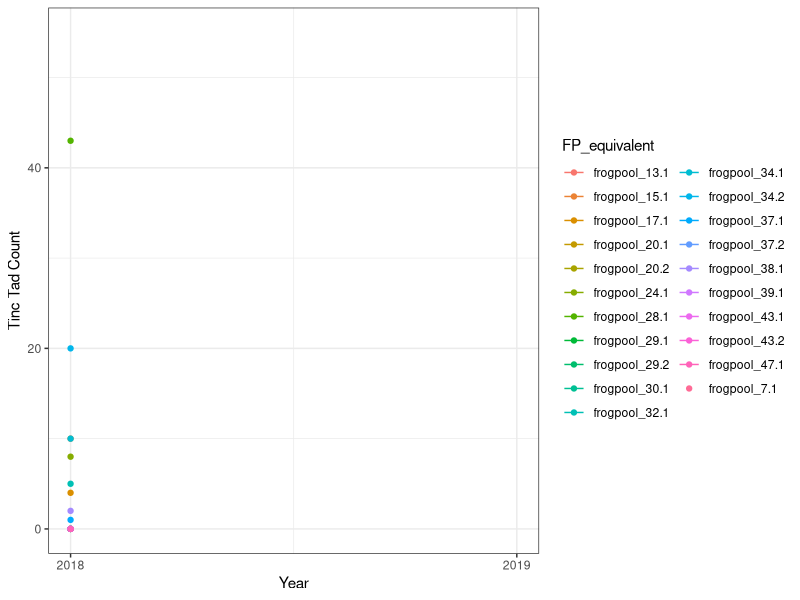
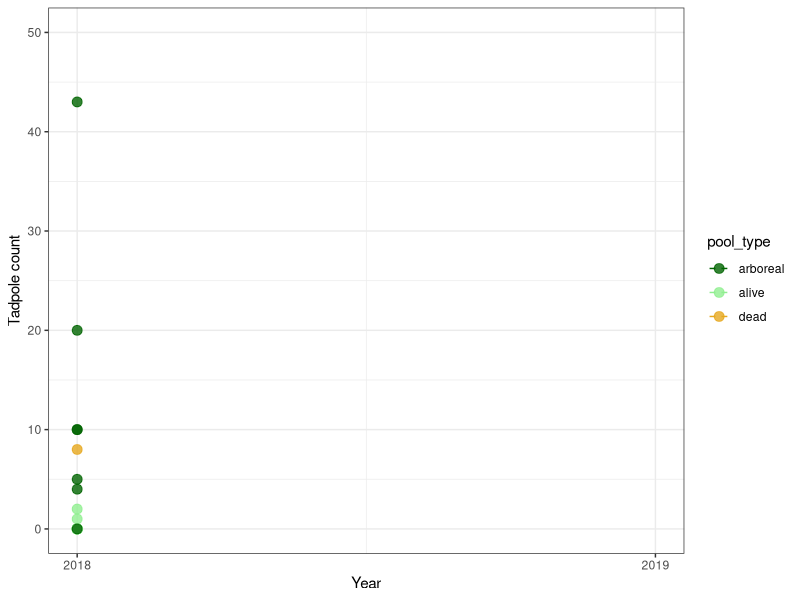
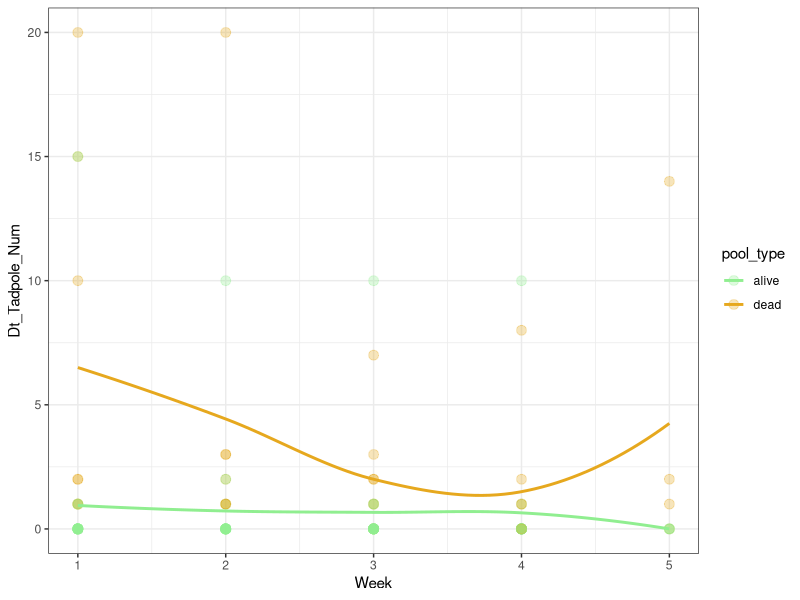
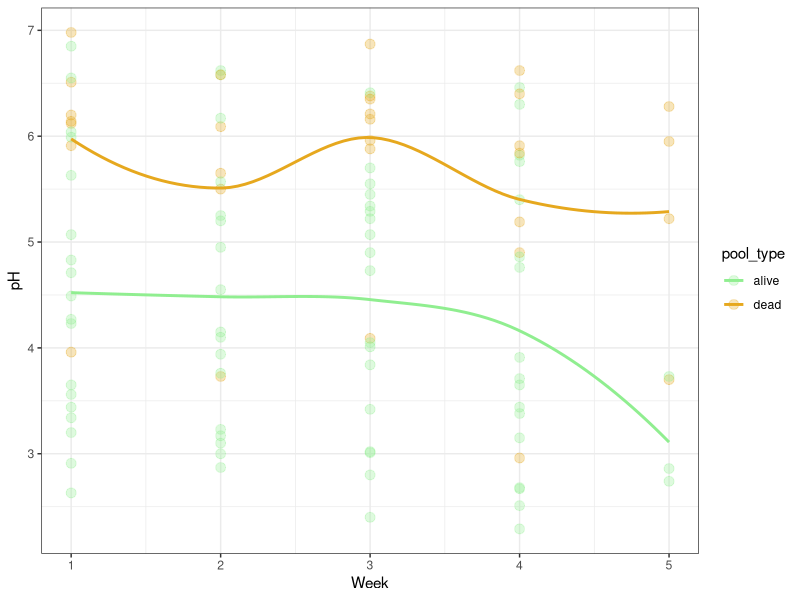
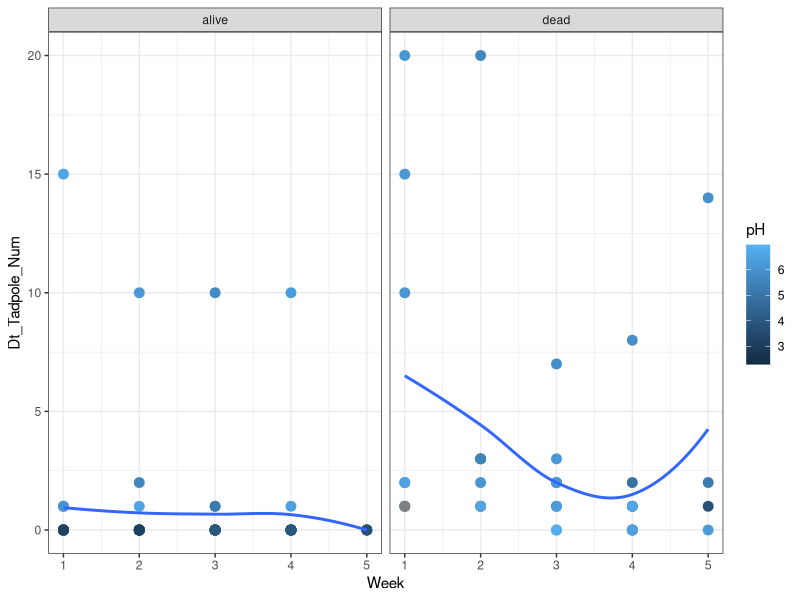
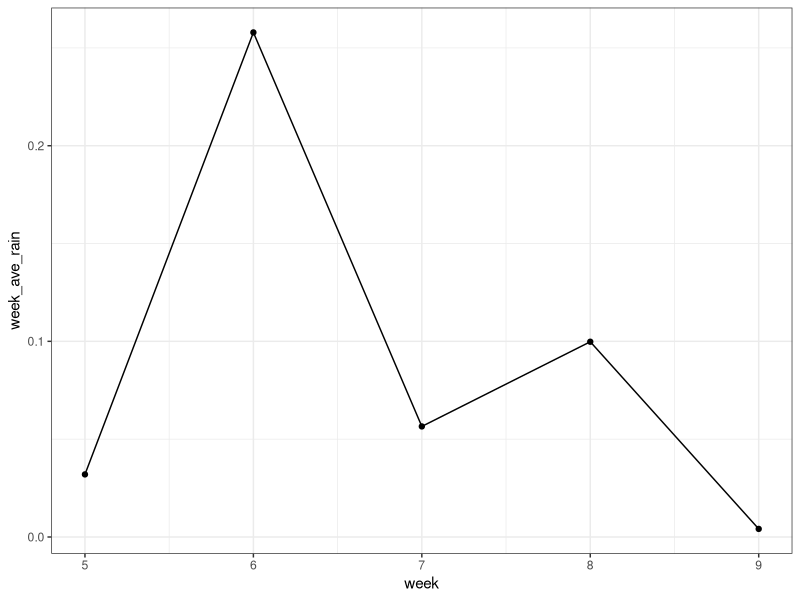
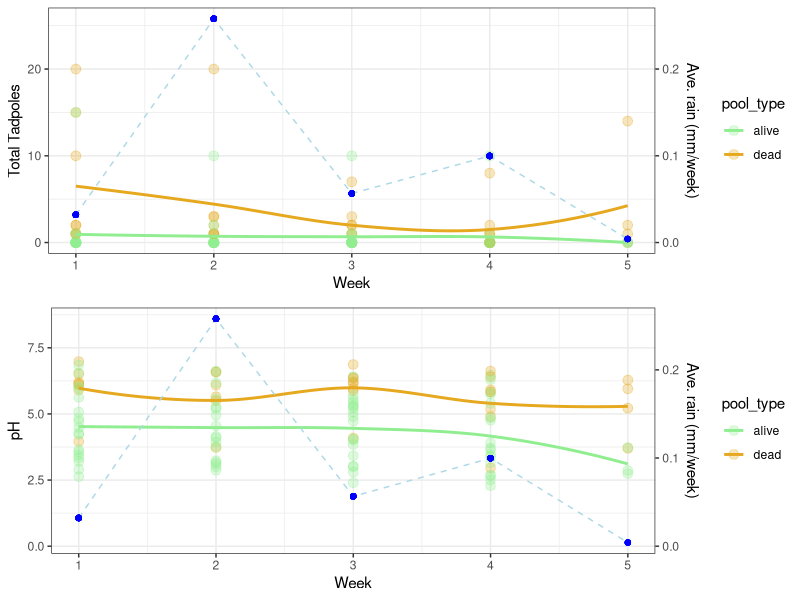

Write R code to recreate these figures, in order. (Note: this script raises an error after producing the figures.)
# FROGPOOL 2019 AND 2020 COMBINED DATA 
# F19/20 COMBINATION USED FOR MULTIYEAR AND MONTH POOL COMPARISON. 
#########################################################################################
#First, let's load some packages
library(ggplot2)
library(gridExtra)
library(cowplot)
library(dplyr)
library(tidyverse)
library(corrplot)
library(ggpubr)
library(Hmisc)
library(lubridate)

#Dealing with combined data sets
##############
#COMBINED----
############
pool_2019 <- read.csv("Pool_Data.csv", header = T, sep= ",") #CHLOE DATA
pool_2018<- read.csv("frogpool19_v2_reduced_2020-09-03.csv", 
                                      header = T, fileEncoding="UTF-8-BOM") #ANDRIUS

#Okay first thing is first we need to add a year to differentiate. 
pool_2019$Year<- 2019
pool_2018$Year<- 2018

#then we also need to match up pool types. 
pool_2019[pool_2019$Type %in% c("Waka_Pool", "Buttress", "Tree_Hole"), "pool_type"] <- "alive"
pool_2019[pool_2019$Type %in% c("Palm", "Fallen_Tree"), "pool_type"] <- "dead"
pool_2019[pool_2019$Type %in% c("Andrius"), "pool_type"] <- "arboreal"

#At this point, the only thing I feel confident "mixing" of the two data sets are pool heights
#and tictorius counts.
#manipulating fp_2018 data

#Also, during the FP_Team discussion in September 2020 we said that we only should have
#ONE observation of the 2019 data to compare to the 2018 data (so here we are taking
#the FIRST tadpole observation in 2019).

pools_chloe<-
  pool_2019 %>%
  unite("pool_id", PoolID: TreeID, sep = "") %>%
  dplyr::rename(height = Height, 
                tadpoles_tinc = Dt_Tadpole_Num) %>%
  replace_na(list(tadpoles_tinc = 0, tadpoles_other = 0))%>%
  mutate(Total_Tinc = tadpoles_tinc)%>%
  filter(Week == 1) %>%
  select( pool_id, height, pool_type,
          tadpoles_tinc, Year)

pool_andri<- 
  pool_2018 %>%
  replace_na(list(tadpoles_tinc = 0))%>%
  mutate(Total_Tinc = tadpoles_tinc) %>%
  select(pool_id, height, pool_type, Year, tadpoles_tinc,  
         Total_Tinc)

################################################
#What about pools sampled in 2018 and again 2019?
#DOUBLE SAMPLE POOLS----
###############################
#run code above first xxx
#So first I have to look at the pools that we have in common
#at least in my data sheet we were able to narrow down to at least the tree, 
#but sometimes not the exact pool. This is worth discussion later.

FP_pools<-
  pool_andri %>%
  filter(pool_id %in% c("frogpool_24.1",
                        "frogpool_37.1",
                        "frogpool_37.2",
                        "frogpool_20.1",
                        "frogpool_20.2",
                        "frogpool_43.1",
                        "frogpool_43.2",
                        "frogpool_39.1",
                        "frogpool_30.1",
                        "frogpool_38.1",
                        "frogpool_29.1",
                        "frogpool_29.2",
                        "frogpool_7.1",
                        "frogpool_13.1",
                        #arboreal
                        "frogpool_17.1",
                        "frogpool_15.1",
                        "frogpool_28.1",
                        "frogpool_34.1",
                        "frogpool_34.2",
                        "frogpool_32.1",
                        "frogpool_47.1"))%>%
  rename(FP_equivalent = pool_id)%>%
  select(FP_equivalent, pool_type, height,
         tadpoles_tinc, Year, Total_Tinc)

pools_chloe$FP_equivalent[ pools_chloe$pool_id == "1B" ] <- "frogpool_24.1"
pools_chloe$FP_equivalent[ pools_chloe$pool_id == "1E" ] <- "frogpool_37.1"
pools_chloe$FP_equivalent[ pools_chloe$pool_id == "2E" ] <- "frogpool_37.2"
pools_chloe$FP_equivalent[ pools_chloe$pool_id == "1J " ] <- "frogpool_20.1" #FP POOL UNCERTAINTY
pools_chloe$FP_equivalent[ pools_chloe$pool_id == "1K" ] <- "frogpool_43.1"
pools_chloe$FP_equivalent[ pools_chloe$pool_id == "2K" ] <- "frogpool_43.2"
pools_chloe$FP_equivalent[ pools_chloe$pool_id == "1L" ] <- "frogpool_39.1"
pools_chloe$FP_equivalent[ pools_chloe$pool_id == "1M" ] <- "frogpool_20.2" #FP POOL UNCERTAINTY
pools_chloe$FP_equivalent[ pools_chloe$pool_id == "1N" ] <- "frogpool_30.1"
pools_chloe$FP_equivalent[ pools_chloe$pool_id == "1P" ] <- "frogpool_38.1"
pools_chloe$FP_equivalent[ pools_chloe$pool_id == "1Q" ] <- "frogpool_29.1"
pools_chloe$FP_equivalent[ pools_chloe$pool_id == "2Q" ] <- "frogpool_29.2"
pools_chloe$FP_equivalent[ pools_chloe$pool_id == "1U" ] <- "frogpool_7.1"
pools_chloe$FP_equivalent[ pools_chloe$pool_id == "1V" ] <- "frogpool_13.1"
pools_chloe$FP_equivalent[ pools_chloe$pool_id == "17.1FP" ] <- "frogpool_17.1"
pools_chloe$FP_equivalent[ pools_chloe$pool_id == "15.1FP" ] <- "frogpool_15.1"
pools_chloe$FP_equivalent[ pools_chloe$pool_id == "28.1FP" ] <- "frogpool_28.1"
pools_chloe$FP_equivalent[ pools_chloe$pool_id == "34.1FP" ] <- "frogpool_34.1"
pools_chloe$FP_equivalent[ pools_chloe$pool_id == "34.2FP" ] <- "frogpool_34.2"
pools_chloe$FP_equivalent[ pools_chloe$pool_id == "32.1FP" ] <- "frogpool_32.1"
pools_chloe$FP_equivalent[ pools_chloe$pool_id == "47.1FP" ] <- "frogpool_47.1"

#Now filter all of the pools from Chloe's data set that only have an FP2018 equivalent.

pools_chloe_FP<- 
  pools_chloe %>% 
  select(- pool_id) %>%
  filter(FP_equivalent != "NA")

###############################
#FINAL COMBINED TWO YEAR DATA SHEET----
#These are pools samples both in 2018 and 2019
###############################
pools_18_19<-
  full_join(FP_pools, pools_chloe_FP) 


##################################
#### METEO 2020 ----##################
##################################
meteo<- read.csv("PARARE_Meteo_Janv-Juin2020.csv", 
                 header = T, fileEncoding="UTF-8-BOM") #ANDRIUS

meteo$timestamp<- dmy_hm(meteo$TIMESTAMP)
class(meteo$Rain_mm_Tot)
meteo$Rain_mm <- as.numeric(as.character(meteo$Rain_mm_Tot)) #workaround, cannot go as.numeric directly
#now let's subset for the month we were there
precip_Feb <- meteo %>%
  filter(timestamp >= as.Date('2020-01-31') & timestamp <= as.Date('2020-02-27')) %>%
  tidyr::drop_na()%>%
  group_by(week = week(timestamp))%>%
  summarise (week_ave_rain = mean(Rain_mm), 
             week_total_rain = sum(Rain_mm))

precip_Feb$Week <- c("1","2", "3", "4", "5")

#So now let's plot this together with tadpole numbers
#Now let's combine data_frames
chloe_rain <- pool_2019 %>%
  mutate(Week = as.character(Week))%>%
  select("Week", "pH", "Dt_Tadpole_Num", "pool_type")

chloe_rain_all<- dplyr::full_join(chloe_rain, precip_Feb,by = "Week")
chloe_rain_all<-chloe_rain_all %>%
              mutate(Week = as.numeric(Week))

###############################
#2 year graphing exploration----
###############################

table(pools_18_19$pool_type) #WARNING: quite different sample sizes. 

ggplot(pools_18_19, aes( x= Year, y = Total_Tinc, color = FP_equivalent))+
  geom_point()+
  scale_x_continuous(breaks = seq(2018, 2019, 1))+
  ylim(0,55)+
  ylab("Tinc Tad Count")+
  stat_summary( geom = "line")+ #mean se
  theme_bw()

##For pool types//species
pools_18_19$pool_type <- as.factor(pools_18_19$pool_type)
pools_18_19$pool_type<-relevel(pools_18_19$pool_type, "arboreal")

ggplot(pools_18_19, aes(x= Year, y = Total_Tinc, color = pool_type))+
  geom_point(size = 3, alpha = 0.8)+
  scale_x_continuous(breaks = seq(2018, 2019, 1))+
  ylim(0,50)+
  stat_summary(geom = "line", linetype = 2)+
  ylab("Tadpole count")+
  theme_bw()+
  scale_color_manual( values = c("darkgreen", "lightgreen", "#e6a81e" ))


###############################
#1 month graphing exploration----
###############################

ggplot(subset(pool_2019, pool_type %in% c("alive", "dead")), 
          aes( x = Week, y = Dt_Tadpole_Num, color = pool_type))+
  geom_point(size =3, alpha = 0.3)+
  stat_smooth( method = "loess", se = F)+
  theme_bw()+
  scale_color_manual( values = c("lightgreen", "#e6a81e" ))

ggplot(subset(pool_2019, pool_type %in% c("alive", "dead")), 
       aes( x = Week, y = pH, color = pool_type))+
  geom_point(size =3, alpha = 0.3)+
  stat_smooth( method = "loess", se = F)+
  theme_bw()+
  scale_color_manual( values = c("lightgreen", "#e6a81e" ))

ggplot(subset(pool_2019, pool_type %in% c("alive", "dead")), 
       aes( x = Week, y = Dt_Tadpole_Num, color = pH))+
  geom_point(size =3)+
  stat_smooth( method = "loess", se = F)+
  facet_wrap(~ pool_type)+
  theme_bw()

#######################
### RAIN PLOTTING---- #
#What about the rain?

ggplot(precip_Feb, aes(y = week_ave_rain, x = week))+
  geom_point()+
  geom_line()+
  theme_bw()

#So now let's plot this together with tadpole numbers
#Now let's combine data_frames

coeff<- 0.01
coeff1<-0.03

tads<-ggplot(subset(chloe_rain_all, pool_type %in% c("alive", "dead")), aes(x= Week)) +
  geom_point(aes(y = Dt_Tadpole_Num, color = pool_type), size =3, alpha = 0.3)+
  stat_smooth(aes(y = Dt_Tadpole_Num, color = pool_type), 
              method = "loess", formula = y ~ x, se = F)+
  geom_line(aes(y = week_ave_rain/coeff), color = "lightblue", 
            linetype = "dashed")+
  geom_point(aes(y = week_ave_rain/coeff), color = "blue")+
  scale_y_continuous(name = "Total Tadpoles",
                     sec.axis = sec_axis(~.*coeff, name = "Ave. rain (mm/week)"))+
  theme_bw()+
  scale_color_manual( values = c("lightgreen", "#e6a81e" ))


ph<-ggplot(subset(chloe_rain_all, pool_type %in% c("alive", "dead")), aes(x= Week)) +
  geom_point(aes(y = pH, color = pool_type), size =3, alpha = 0.3)+
  stat_smooth(aes(y = pH, color = pool_type), 
              method = "loess", formula = y ~ x, se = F)+
  geom_line(aes(y = week_ave_rain/coeff1), color = "lightblue", 
            linetype = "dashed")+
  geom_point(aes(y = week_ave_rain/coeff1), color = "blue")+
  scale_y_continuous(name = "pH",
                     sec.axis = sec_axis(~.*coeff1, name = "Ave. rain (mm/week)"))+
  theme_bw()+
  scale_color_manual( values = c("lightgreen", "#e6a81e" ))

grid.arrange(tads, ph)

#############################
#### FP20 TIMESCALES MODELS ---- ####
#################################

#let's subset out arboreal data for predicting tinctorius as well.
#also, let's go ahead and center pH
pool_2019_terr<- pool_2019 %>%
  unite("pool_id", PoolID: TreeID, sep = "") %>%
  tidyr::drop_na(pH)%>%
  mutate(pool_id = as.factor(pool_id),
         center_pH = pH - mean(pH)) %>%
  dplyr::filter(pool_type != "arboreal")

#First, let's look at the effect of pool type + time + (rain?) on pH

m1<- glmmTMB(pH ~ pool_type + Week + Dt_Tadpole_Num + (1| pool_id), family = gaussian, data = pool_2019_terr)
m1a<- glmmTMB(pH ~ pool_type + Week +(1| pool_id), family = gaussian, data = pool_2019_terr) #Dropped tinc as a predictor

m2<- glmmTMB(pH ~ pool_type * Week + (1| pool_id), family = gaussian, data = pool_2019_terr)

#m2 interaction between pool type and week does not yield significant interaction in predicting pH, so forget about that. 
drop1(m1a, test = "Chi") 
res <- simulateResiduals(m1, plot = T) 
testDispersion(m1)
summary(m1a)
tab_model(m1a,
          show.r2 = F, 
          show.ngroups = F ,
          show.stat = "z",
          show.icc = F, 
          show.obs = F,
          string.ci = T,
          string.est = "Estimates",
          transform = NULL,
          pred.labels = c("(Intercept)", 
                          "Pool type [Dead]",
                          "Week"))


#Second, let's look at the effect of pool type + time + pH on tadpole counts!
#We only consider terrestrial pools here

m2<- glmmTMB(Dt_Tadpole_Num ~ pool_type + Week + pH+
               (1| pool_id), family = poisson, data = pool_2019_terr)

m3<- glmmTMB(Dt_Tadpole_Num ~ pool_type + Week + pH +
               (1| pool_id), family = nbinom1, data = pool_2019_terr)

m4<- glmmTMB(Dt_Tadpole_Num ~ pool_type + Week + pH+
               (1| pool_id), family = nbinom2, data = pool_2019_terr)

AIC(m2, m3, m4) #best model m4
drop1(m4, test = "Chi") #drop week 

m4a<- glmmTMB(Dt_Tadpole_Num ~ pool_type + pH+
               (1| pool_id), family = nbinom2, data = pool_2019_terr)

drop1(m4a, test = "Chi")

res <- simulateResiduals(m4a, plot = T)  # Quantile deviations detected!Big problems, yo.
res2 = recalculateResiduals(res, group = pool_2019_terr$pool_id) #Uhg. stupid model. 
plot(res2)

###FIXING MODEL M4 TO NO LONGER HAVE DEVIATION PROBLEMS::::

#Oh! An interaction term does wonders! Interesting!
m4b<- glmmTMB(Dt_Tadpole_Num ~ pool_type * center_pH + Week +(1| pool_id), family = nbinom2,
              data = pool_2019_terr)

res <- simulateResiduals(m4b, plot = T) #Finally!

m5<- glmmTMB(Dt_Tadpole_Num ~ pool_type * pH + Week + (1| pool_id), family = nbinom1,
              data = pool_2019_terr)

m6<- glmmTMB(Dt_Tadpole_Num ~ pool_type * pH + Week +(1| pool_id), family = poisson,
             data = pool_2019_terr)

AIC(m4b, m5, m6) #Okay, confirming that m4b is the best model
summary(m4b)

tab_model(m1a, m4b, 
          show.r2 = F, 
          show.ngroups = F ,
          show.stat = T,
          string.stat = "z",
          show.icc = F, 
          show.obs = F,
          string.ci = "CI",
          string.est = "Estimates",
          transform = NULL,
          pred.labels = c("(Intercept)", 
                          "Pool type [Dead]",
                          "Week", "pH", "Pool type [Dead]: pH"), 
          dv.labels = c("pH", "Tadpole count"))
